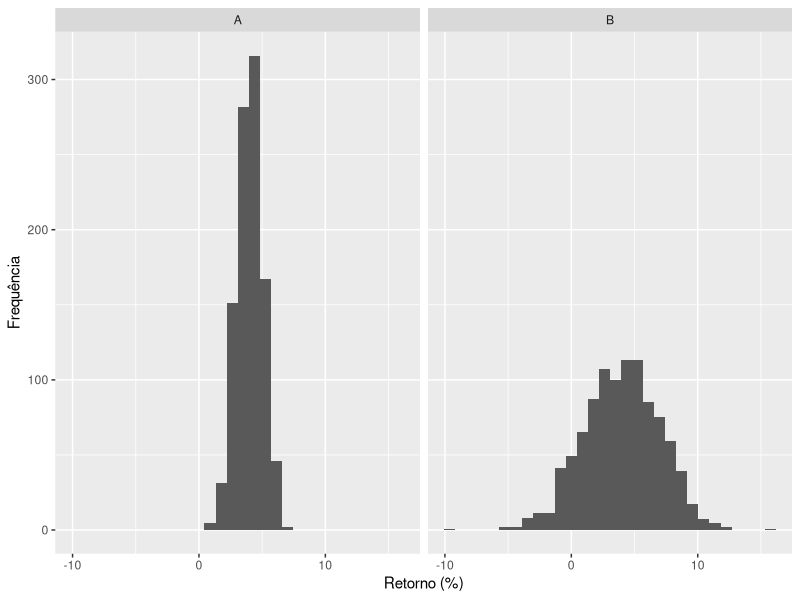

Recreate this plot in R.
## ---- chunk 1

library(ggplot2)

# Gerando data
ativo1 <- rnorm(n = 1000, mean = 4, sd = 1)
ativo2 <- rnorm(n = 1000, mean = 4, sd =3)

# Guardando resultados
retornos <- data.frame(
  A = ativo1,
  B = ativo2
)
retornos_tidy <- tidyr::gather(retornos, key = 'ativo', value = 'retornos')

# Gráfico
ggplot(retornos_tidy, aes(x = retornos))+
  facet_wrap(~ativo)+
  geom_histogram()+
  labs(
    x = 'Retorno (%)',
    y = 'Frequência'
  )
